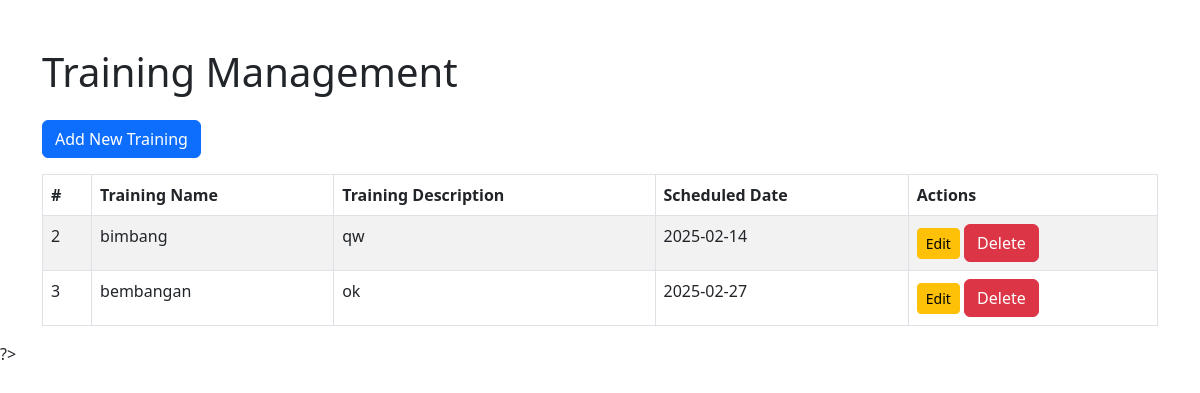
The page /training/index.php (signed in) on the database its author committed.
### tables this page shows
CREATE TABLE `trainings` (
  `training_id` int(11) NOT NULL,
  `training_name` varchar(100) NOT NULL,
  `description` text DEFAULT NULL,
  `scheduled_date` date NOT NULL
);

### training/index.php (the view, shortened to what this page needs)
<?php
include('../includes/config.php');
    $sql = "SELECT trainings.training_id, trainings.training_name, trainings.description, trainings.scheduled_date
    FROM trainings";
$result = $conn->query($sql);
?>
<!DOCTYPE html>
<html lang="en">
<head>
    <link rel="stylesheet" href="https://cdn.jsdelivr.net/npm/bootstrap@5.3.0/dist/css/bootstrap.min.css">
</head>
<body>
    <div class="container mt-5">
        <h1 class="mb-4">Training Management</h1>
        <a href="create_training.php" class="btn btn-primary mb-3">Add New Training</a>
        <table class="table table-bordered table-striped">
            <thead>
                <tr>
                    <th>#</th>
                    <th>Training Name</th>
                    <th>Training Description</th>
                    <th>Scheduled Date</th>
                    <th>Actions</th>
                </tr>
            </thead>
            <tbody>
                <?php if ($result->num_rows > 0): ?>
                    <?php while ($row = $result->fetch_assoc()): ?>
                        <tr>
    <td><?= $row['training_id']; ?></td>
    <td><?= $row['training_name']; ?></td>
    <td><?= $row['description']; ?></td>
    <td><?= $row['scheduled_date']; ?></td>
    <td>
        <a href="edit_training.php?training_id=<?= $row['training_id']; ?>" class="btn btn-warning btn-sm">Edit</a>
        <a href="delete_training.php?training_id=<?= $row['training_id']; ?>" class="btn btn-danger" onclick="return confirm('Are you sure you want to delete this record?');">Delete</a>
    </td>
</tr>
                    <?php endwhile; ?>
                <?php else: ?>
                    <tr>
                        <td colspan="8" class="text-center">No training found</td>
                    </tr>
                <?php endif; ?>
            </tbody>
        </table>
    </div>
</body>
</html>

### rows shown on the page
trainings: training_id "2", training_name "bimbang", description "qw", scheduled_date "2025-02-14"
trainings: training_id "3", training_name "bembangan", description "ok", scheduled_date "2025-02-27"
